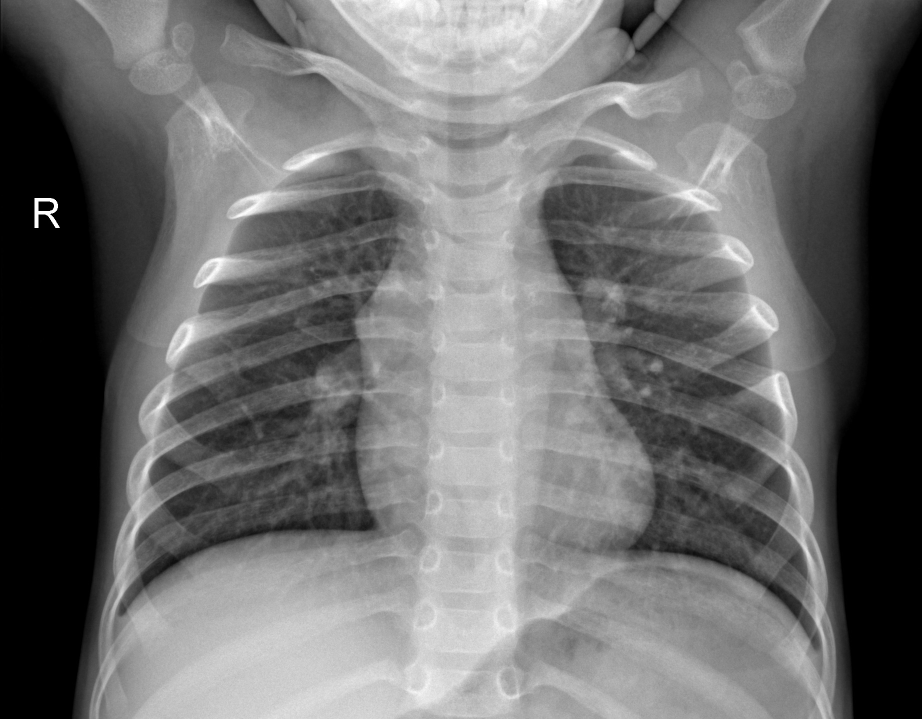
#> input picture Datasets/NORMAL/NORMAL_0.jpg, 1844 x 1438 px (shown at 1/2 size); its folder holds only this picture in this run
$ jupyter execute gabor_feature_extractor_to_csv.ipynb
#> lines starting #> are read from the running program, lines starting #| are printed output that depends on the picture
[cell 1]
import os
import csv
import numpy as np
from scipy import ndimage as ndi
from skimage import io, img_as_float
from skimage.filters import gabor_kernel
from skimage.transform import resize
from scipy.fftpack import dct as scipy_dct
import cv2
from skimage.feature import hog

[cell 2]
base_dir = os.path.expanduser("Datasets")
sub_dirs = ["NORMAL", "PNEUMONIA"]

TARGET_SIZE = (128, 128)

csv_file_path = os.path.expanduser("Datasets_features.csv")

kernels = [
    np.real(gabor_kernel(frequency, theta=theta / 4.0 * np.pi, sigma_x=sigma, sigma_y=sigma))
    for theta in range(4)
    for sigma in (1, 3)
    for frequency in (0.05, 0.25)
]

[cell 3]
def load_and_preprocess_image(image_path):
#> called with image_path = 'Datasets/NORMAL/NORMAL_0.jpg'
    image = img_as_float(io.imread(image_path, as_gray=True))
#> image: shape (1438, 1844) float64; min 0, max 1, mean 0.432
    resized_image = resize(image, TARGET_SIZE, anti_aliasing=True)
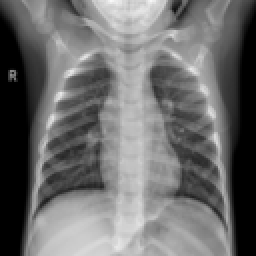
#> resized_image: shape (128, 128) float64 (shown 2 times larger); min 0, max 0.974, mean 0.432
    return resized_image

def compute_gabor(image, kernels):
    feats = np.array([(ndi.convolve(image, kernel, mode='wrap').mean(), ndi.convolve(image, kernel, mode='wrap').var())
                      for kernel in kernels])
#> feats = 16 rows, first 8: [0.411, 0.0561], [0.126, 0.00558], [0.277, 0.0241], [0.000413, 1.29e-05], [0.411, 0.0561], [0.126, 0.00552], [0.279, 0.0238], [6.66e-05, 8.17e-06]
    return feats.flatten()

def compute_dct(image, num_coeffs=100):
    dct_flat = scipy_dct(scipy_dct(image, axis=0, norm='ortho'), axis=1, norm='ortho').flatten()
    return dct_flat[:num_coeffs]

def compute_ft(image, num_coeffs=100):
    fft_magnitude = np.abs(np.fft.fft2(image)).flatten()
    return np.sort(fft_magnitude)[:num_coeffs]

def compute_phog(image, orientations=9, pixels_per_cell=(8, 8), cells_per_block=(2, 2), pyramid_levels=3, num_coeffs=100):
    if len(image.shape) == 3:
        image = cv2.cvtColor(image, cv2.COLOR_BGR2GRAY)
    pyramid_features = []
    for level in range(pyramid_levels):
        scaled_image = cv2.resize(image, (0, 0), fx=1 / (2 ** level), fy=1 / (2 ** level))
        hog_features = hog(scaled_image, orientations=orientations, pixels_per_cell=pixels_per_cell,
                           cells_per_block=cells_per_block, block_norm='L2-Hys', visualize=False, feature_vector=True)
        pyramid_features.extend(hog_features)
    return np.array(pyramid_features)[:num_coeffs]

[cell 4]
with open(csv_file_path, mode='w', newline='') as file:
    writer = csv.writer(file)
    writer.writerow(["Numéro d'image", "Caractéristique[Gabor][DCT][Fourier][PHOG]", "Étiquette"])

    for sub_dir in sub_dirs:
        folder_path = os.path.join(base_dir, sub_dir)
        label = 0 if sub_dir == "NORMAL" else 1

        if os.path.exists(folder_path):
            for filename in os.listdir(folder_path):
                if filename.endswith(('.png', '.jpg', '.jpeg')):
                    image_path = os.path.join(folder_path, filename)

                    image = load_and_preprocess_image(image_path)

                    gabor_feats = compute_gabor(image, kernels)
#> gabor_feats = 32 values, max 0.411 at index 8, min 7.62e-06 at index 31, mean 0.113
                    dct_feats = compute_dct(image, num_coeffs=20)
#> in compute_dct, `dct_flat = scipy_dct(scipy_dct(image, axis=0, norm='ortho'), axis=1, n..`: dct_flat = 16384 values, max 55.25 at index 0, min -23.03 at index 2, mean 0.00216
#> dct_feats = 20 values, max 55.25 at index 0, min -23.03 at index 2, mean 0.942
                    ft_feats = compute_ft(image, num_coeffs=20)
#> in compute_ft, `fft_magnitude = np.abs(np.fft.fft2(image)).flatten()`: fft_magnitude = 16384 values, max 7071.5 at index 0, min 0.00619 at index 9244, mean 6.14
#> ft_feats = 20 values from 0.00619 to 0.0356
                    phog_feats = compute_phog(image, num_coeffs=20)
#> the loop in compute_phog, `for level in range(pyramid_levels):` made 3 passes
#> pass 2, in compute_phog, `scaled_image = cv2.resize(image, (0, 0), fx=1 / (2 ** level), fy=1 / (..`:
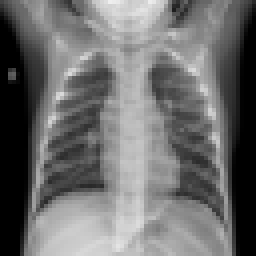
#> scaled_image: shape (64, 64) float64 (shown 4 times larger); min 0, max 0.936, mean 0.432
#> pass 3, in compute_phog, `scaled_image = cv2.resize(image, (0, 0), fx=1 / (2 ** level), fy=1 / (..`:
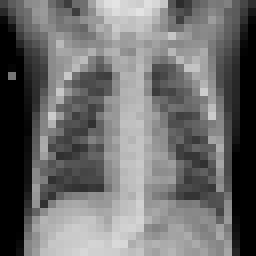
#> scaled_image: shape (32, 32) float64 (shown 8 times larger); min 0, max 0.895, mean 0.432
#> after the loop in compute_phog, `for level in range(pyramid_levels):`: pyramid_features = 10188 values, max 0.707 at index 5949, min 0 at index 1, mean 0.12
#> phog_feats = 20 values, max 0.4 at index 7, min 0 at index 1, mean 0.088

                    numero_image = filename.split('_')[-1].split('.')[0]

                    features = [gabor_feats.tolist(), dct_feats.tolist(), ft_feats.tolist(), phog_feats.tolist()]

                    writer.writerow([numero_image, features, label])
                    print(f"Processed {filename}")
#> pass 2 of the loop `for sub_dir in sub_dirs:`:
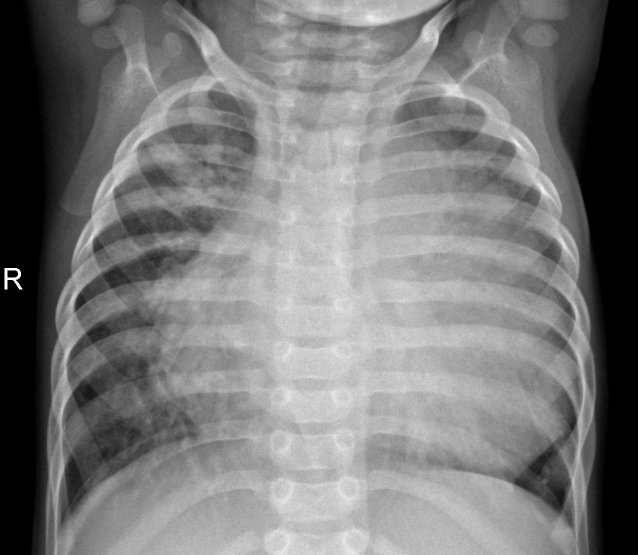
#> input picture Datasets/PNEUMONIA/PNEUMONIA_23.jpg, 1276 x 1110 px (shown at 1/2 size)
#> image: shape (1110, 1276) float64
#> in load_and_preprocess_image (call 2), `resized_image = resize(image, TARGET_SIZE, anti_aliasing=True)`:
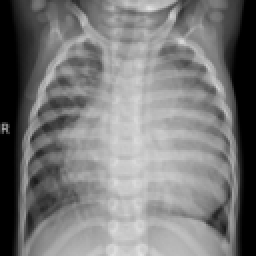
#> resized_image: shape (128, 128) float64 (shown 2 times larger); min 0, max 0.891, mean 0.477
#> feats = 16 rows, first 8: [0.454, 0.0532], [0.139, 0.00529], [0.306, 0.0229], [0.000457, 1.12e-05], [0.454, 0.0531], [0.139, 0.00523], [0.309, 0.0228], [7.36e-05, 7.58e-06]
#> gabor_feats = 32 values, max 0.454 at index 8, min 5.75e-06 at index 31, mean 0.123
#> dct_feats = 20 values, max 61.09 at index 0, min -25.48 at index 2, mean 0.878
#> ft_feats = 20 values from 0.00773 to 0.0334
#> the loop in compute_phog (call 2), `for level in range(pyramid_levels):` made 3 passes
#> pass 3, in compute_phog (call 2), `scaled_image = cv2.resize(image, (0, 0), fx=1 / (2 ** level), fy=1 / (..`:
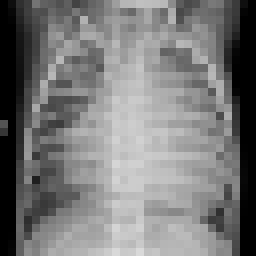
#> scaled_image: shape (32, 32) float64 (shown 8 times larger); min 0, max 0.853, mean 0.477
#> after the loop in compute_phog (call 2), `for level in range(pyramid_levels):`: pyramid_features = 10188 values, max 0.613 at index 2672, min 0 at index 1, mean 0.129
#> phog_feats = 20 values, max 0.402 at index 8, min 0 at index 1, mean 0.0727

print(f"Image features saved to '{csv_file_path}'.")
